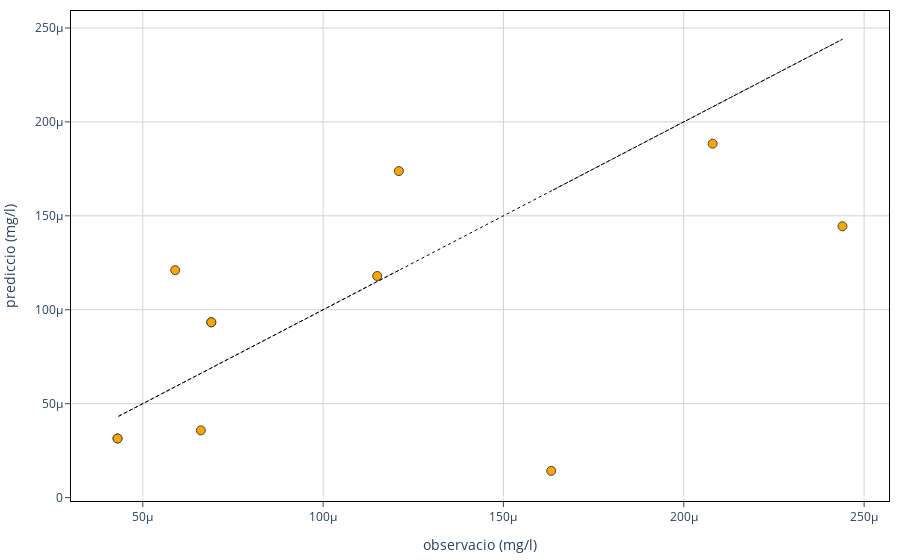

This figure's notebook cell:
### Code cell
swatpy.scatter_plot()

### Figure 1 — Plotly figure (JSON) as saved in the notebook; plotly's stock layout.template omitted (floating-point values rounded to 4 significant figures)
{"data": [{"customdata": [[72], [81], [81], [24], [78], [127], [127], [19], [125], [135], [89]], "hovertemplate": "observacio (mg/l)=%{x}<br>prediccio (mg/l)=%{y}<br>gis_id=%{customdata[0]}<extra></extra>", "legendgroup": "", "marker": {"color": "orange", "line": {"width": 1}, "size": 9, "symbol": "circle"}, "mode": "markers", "name": "", "orientation": "v", "showlegend": false, "type": "scatter", "x": [0.000121, 4.3e-05, 4.3e-05, 0.000115, 0.000208, 6.9e-05, 6.9e-05, 0.000244, 5.9e-05, 6.609e-05, 0.0001632], "xaxis": "x", "y": [0.0001738, 3.146e-05, 3.146e-05, 0.000118, 0.0001884, 9.332e-05, 9.332e-05, 0.0001444, 0.0001211, 3.577e-05, 1.422e-05], "yaxis": "y"}, {"line": {"color": "black", "dash": "dot", "width": 1}, "marker": {"opacity": 0}, "type": "scatter", "x": [0.000121, 4.3e-05, 4.3e-05, 0.000115, 0.000208, 6.9e-05, 6.9e-05, 0.000244, 5.9e-05, 6.609e-05, 0.0001632], "y": [0.000121, 4.3e-05, 4.3e-05, 0.000115, 0.000208, 6.9e-05, 6.9e-05, 0.000244, 5.9e-05, 6.609e-05, 0.0001632]}], "layout": {"legend": {"tracegroupgap": 0}, "margin": {"b": 10, "l": 10, "r": 10, "t": 10}, "plot_bgcolor": "white", "showlegend": false, "xaxis": {"anchor": "y", "domain": [0, 1], "gridcolor": "lightgrey", "linecolor": "black", "mirror": true, "showline": true, "ticks": "outside", "title": {"text": "observacio (mg/l)"}}, "yaxis": {"anchor": "x", "domain": [0, 1], "gridcolor": "lightgrey", "linecolor": "black", "mirror": true, "showline": true, "ticks": "outside", "title": {"text": "prediccio (mg/l)"}}}}
